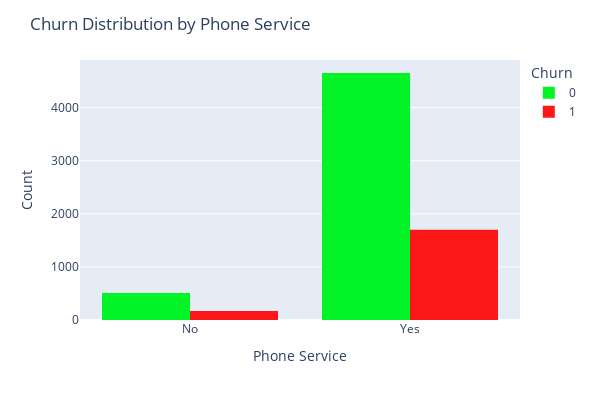

This figure's notebook cell:
### Code cell
# Churn % by PhoneService
phone_churn = df.groupby(['PhoneService', 'Churn']).size().unstack(fill_value=0)
phone_churn_pct = phone_churn.div(phone_churn.sum(axis=1), axis=0) * 100
print("\nChurn % by PhoneService:")
print(phone_churn_pct)

# Plot
fig = px.histogram(
    df,
    x="PhoneService",
    color="Churn",
    width=600,
    height=400,
    barmode='group',
    color_discrete_sequence=["#02F426", "#FC1818"]
)

fig.update_layout(
    title="Churn Distribution by Phone Service",
    xaxis_title="Phone Service",
    yaxis_title="Count"
)

fig.show()

### Figure 1 — Plotly figure (JSON) as saved in the notebook; plotly's stock layout.template omitted (floating-point values rounded to 4 significant figures; data arrays with more than 128 entries replaced by an {"elided": "..."} marker saying what was removed)
{"data": [{"alignmentgroup": "True", "bingroup": "x", "hovertemplate": "Churn=0<br>PhoneService=%{x}<br>count=%{y}<extra></extra>", "legendgroup": "0", "marker": {"color": "#02F426", "pattern": {"shape": ""}}, "name": "0", "offsetgroup": "0", "orientation": "v", "showlegend": true, "type": "histogram", "x": {"elided": "5163 str values"}, "xaxis": "x", "yaxis": "y"}, {"alignmentgroup": "True", "bingroup": "x", "hovertemplate": "Churn=1<br>PhoneService=%{x}<br>count=%{y}<extra></extra>", "legendgroup": "1", "marker": {"color": "#FC1818", "pattern": {"shape": ""}}, "name": "1", "offsetgroup": "1", "orientation": "v", "showlegend": true, "type": "histogram", "x": {"elided": "1869 str values"}, "xaxis": "x", "yaxis": "y"}], "layout": {"barmode": "group", "height": 400, "legend": {"title": {"text": "Churn"}, "tracegroupgap": 0}, "margin": {"t": 60}, "title": {"text": "Churn Distribution by Phone Service"}, "width": 600, "xaxis": {"anchor": "y", "domain": [0, 1], "title": {"text": "Phone Service"}}, "yaxis": {"anchor": "x", "domain": [0, 1], "title": {"text": "Count"}}}}
